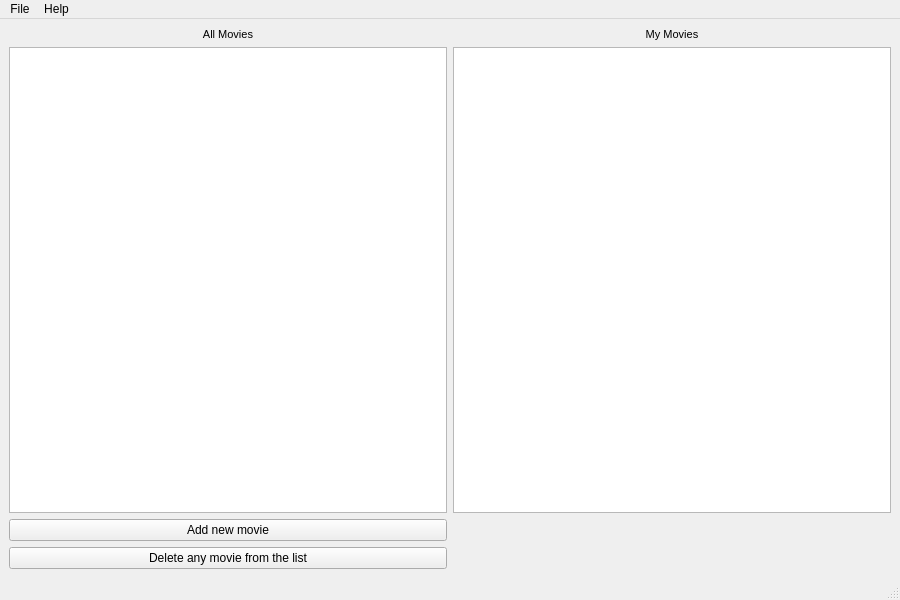
<?xml version="1.0" encoding="UTF-8"?>
<ui version="4.0">
 <class>MainWindow</class>
 <widget class="QMainWindow" name="MainWindow">
  <property name="geometry">
   <rect>
    <x>0</x>
    <y>0</y>
    <width>900</width>
    <height>600</height>
   </rect>
  </property>
  <property name="sizePolicy">
   <sizepolicy hsizetype="Fixed" vsizetype="Fixed">
    <horstretch>0</horstretch>
    <verstretch>0</verstretch>
   </sizepolicy>
  </property>
  <property name="minimumSize">
   <size>
    <width>900</width>
    <height>600</height>
   </size>
  </property>
  <property name="maximumSize">
   <size>
    <width>900</width>
    <height>600</height>
   </size>
  </property>
  <property name="windowTitle">
   <string>MovEye</string>
  </property>
  <widget class="QWidget" name="centralwidget">
   <layout class="QGridLayout" name="gridLayout">
    <item row="2" column="1">
     <spacer name="horizontalSpacer">
      <property name="orientation">
       <enum>Qt::Horizontal</enum>
      </property>
      <property name="sizeHint" stdset="0">
       <size>
        <width>40</width>
        <height>20</height>
       </size>
      </property>
     </spacer>
    </item>
    <item row="1" column="1">
     <widget class="QListView" name="listView_myMovies"/>
    </item>
    <item row="0" column="0">
     <widget class="QLabel" name="label_allMovies">
      <property name="font">
       <font>
        <pointsize>8</pointsize>
       </font>
      </property>
      <property name="text">
       <string>All Movies</string>
      </property>
      <property name="alignment">
       <set>Qt::AlignCenter</set>
      </property>
     </widget>
    </item>
    <item row="0" column="1">
     <widget class="QLabel" name="label_myMovies">
      <property name="font">
       <font>
        <pointsize>8</pointsize>
       </font>
      </property>
      <property name="text">
       <string>My Movies</string>
      </property>
      <property name="alignment">
       <set>Qt::AlignCenter</set>
      </property>
     </widget>
    </item>
    <item row="2" column="0">
     <widget class="QPushButton" name="pushButton_add">
      <property name="text">
       <string>Add new movie</string>
      </property>
     </widget>
    </item>
    <item row="1" column="0">
     <widget class="QListView" name="listView_allMovies">
      <property name="editTriggers">
       <set>QAbstractItemView::DoubleClicked</set>
      </property>
     </widget>
    </item>
    <item row="3" column="0">
     <widget class="QPushButton" name="pushButton_delete">
      <property name="text">
       <string>Delete any movie from the list</string>
      </property>
     </widget>
    </item>
   </layout>
  </widget>
  <widget class="QStatusBar" name="statusbar"/>
  <widget class="QMenuBar" name="menubar">
   <property name="geometry">
    <rect>
     <x>0</x>
     <y>0</y>
     <width>900</width>
     <height>21</height>
    </rect>
   </property>
   <widget class="QMenu" name="menuHelp">
    <property name="title">
     <string>Help</string>
    </property>
    <addaction name="actionAbout"/>
   </widget>
   <widget class="QMenu" name="menuFile">
    <property name="title">
     <string>File</string>
    </property>
    <addaction name="actionExit"/>
    <addaction name="actionOpenFile"/>
   </widget>
   <addaction name="menuFile"/>
   <addaction name="menuHelp"/>
  </widget>
  <action name="actionExit">
   <property name="text">
    <string>Exit</string>
   </property>
  </action>
  <action name="actionOpenFile">
   <property name="text">
    <string>Open file...</string>
   </property>
  </action>
  <action name="actionAbout">
   <property name="text">
    <string>About...</string>
   </property>
  </action>
 </widget>
 <resources/>
 <connections>
  <connection>
   <sender>actionExit</sender>
   <signal>triggered()</signal>
   <receiver>MainWindow</receiver>
   <slot>close()</slot>
   <hints>
    <hint type="sourcelabel">
     <x>-1</x>
     <y>-1</y>
    </hint>
    <hint type="destinationlabel">
     <x>449</x>
     <y>299</y>
    </hint>
   </hints>
  </connection>
 </connections>
</ui>
